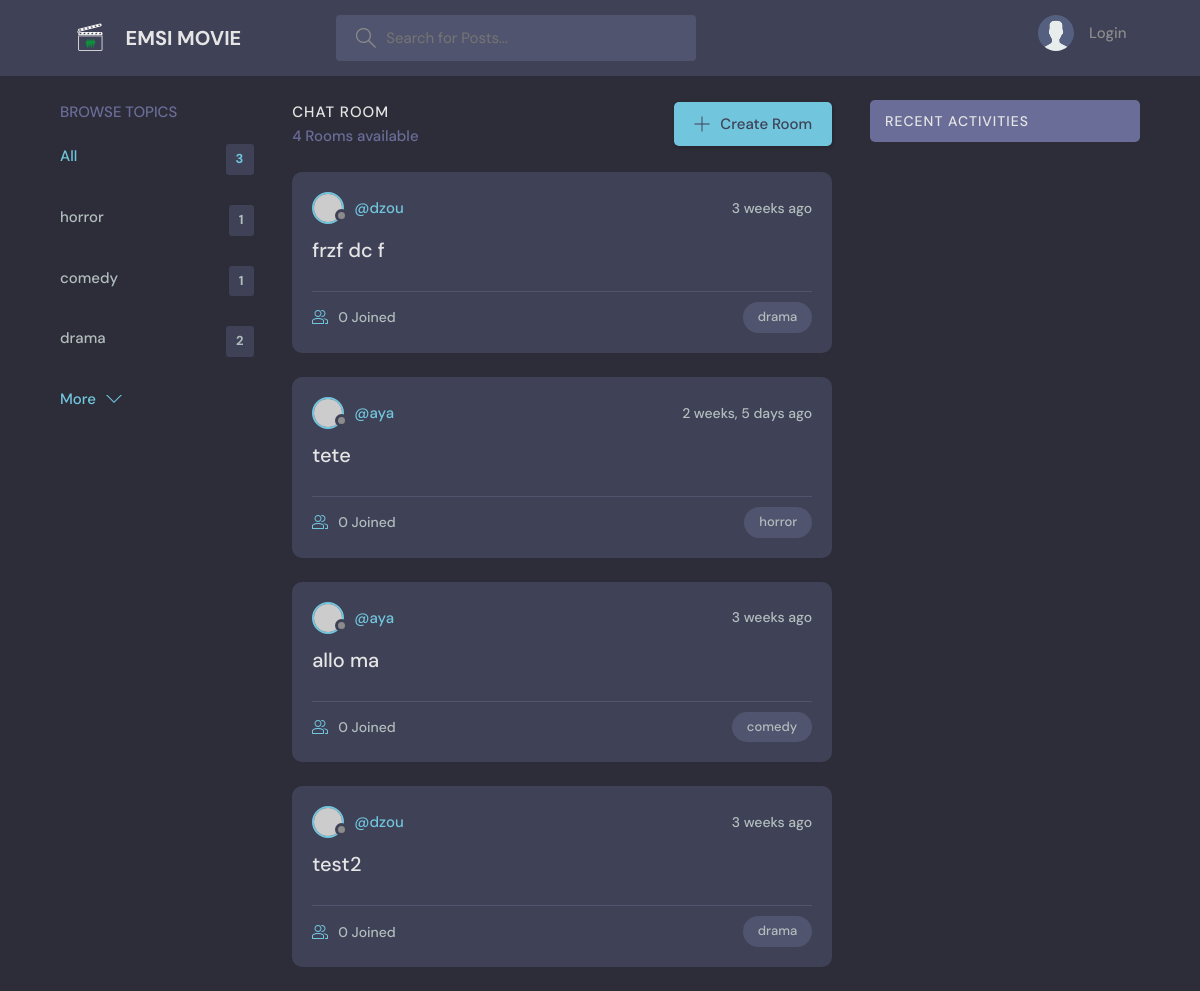
/, run on an earlier commit of the app's database.
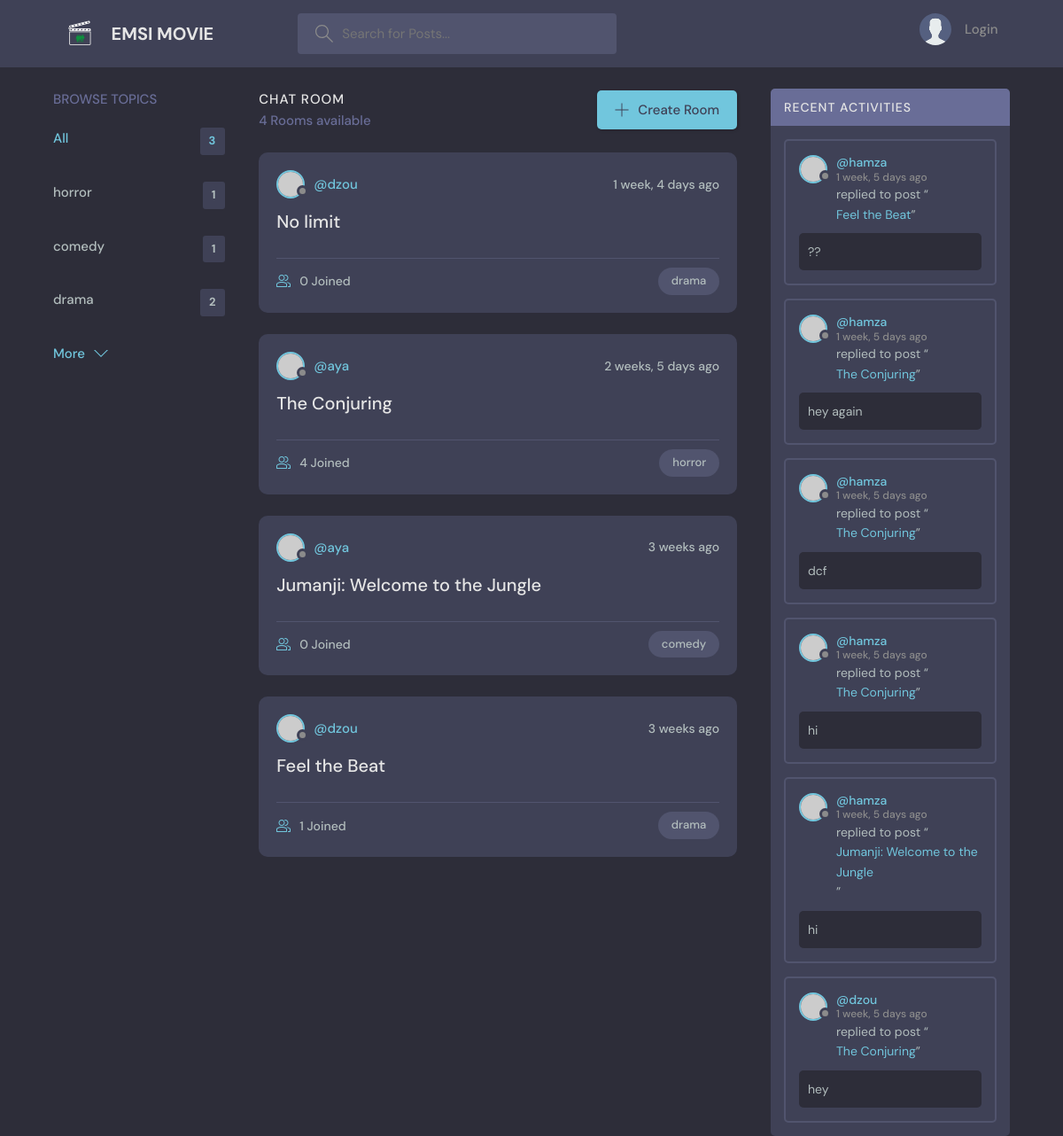
And on a later commit of the database.
### base/models.py (models this page shows, shortened)
class Topic(models.Model):
    name = models.CharField(max_length=200)

class Room(models.Model):
    host = models.ForeignKey(User, on_delete=models.SET_NULL, null=True)
    topic = models.ForeignKey(Topic, on_delete=models.SET_NULL, null=True)
    name = models.CharField(max_length=200)
    description = models.TextField(null=True, blank=True)
    participants =  models.ManyToManyField(
        User, related_name='participants', blank=True)
    updated = models.DateTimeField(auto_now=True)
    created = models.DateTimeField(auto_now_add=True)
    class Meta:
        ordering = [ '-updated', '-created'] #records will be sorted in descending order
    def __str__(self):
        return self.name

class Message(models.Model):
    user = models.ForeignKey(User, on_delete=models.CASCADE)
    room = models.ForeignKey(Room, on_delete=models.CASCADE) #models.SET_NULL
    body = models.TextField()
    updated = models.DateTimeField(auto_now=True)
    created = models.DateTimeField(auto_now_add=True)
    class Meta:
        ordering = [ '-updated', '-created']

### base/views.py (the view)
# urls.py: path('',views.home, name="home"),
def home(request):
    q = request.GET.get('q') if request.GET.get('q') != None else ''
    rooms = Room.objects.filter(
        Q(topic__name__icontains=q) |
        Q(name__icontains=q) |
        Q(description__icontains=q)
    )
    topics = Topic.objects.all()
    room_count = rooms.count()
    room_messages = Message.objects.filter(Q(room__topic__name__icontains=q))
    context = {'rooms': rooms, 'topics': topics,
    'room_count': room_count, 'room_messages': room_messages}
    return render(request, 'base/home.html',context )

### base/templates/base/home.html (shortened to what this page needs)
{% extends 'main.html' %} {% block content %}
<main class="layout layout--3">
  <div class="container">
    {% include 'base/topics_component.html'%}
    <div class="roomList">
      <div class="roomList__header">
        <div>
          <h2>Chat Room</h2>
          <p>{{room_count}} Rooms available</p>
        </div>
        <a class="btn btn--main" href="create-room">
          <svg
            version="1.1"
            xmlns="http://www.w3.org/2000/svg"
            width="32"
            height="32"
            viewBox="0 0 32 32"
          >
            <title>add</title>
            <path
              d="M16.943 0.943h-1.885v14.115h-14.115v1.885h14.115v14.115h1.885v-14.115h14.115v-1.885h-14.115v-14.115z"
            ></path>
          </svg>
          Create Room
        </a>
      </div>
      {% include 'base/feed_component.html' %}
    </div>
    {% include 'base/activity_component.html' %}
  </div>
</main>
{% endblock %}

### base/templates/base/topics_component.html
<div class="topics">
    <div class="topics__header">
      <h2>Browse Topics</h2>
    </div>
    <ul class="topics__list">
      <li>
        <a href="{% url 'home' %}" class="active">All <span>{{topics.count}}</span></a>
      </li>
        {% for topic in topics %}
      <li>
        <a href="{% url 'home' %}?q={{topic.name}}">{{topic.name}}<span>{{topic.room_set.all.count}}</span></a>
      </li>
      {% endfor %}
    </ul>
    <a class="btn btn--link" href="{% url 'topics' %}">
      More
      <svg version="1.1" xmlns="http://www.w3.org/2000/svg" width="32" height="32" viewBox="0 0 32 32">
        <title>chevron-down</title>
        <path d="M16 21l-13-13h-3l16 16 16-16h-3l-13 13z"></path>
      </svg>
    </a>
  </div>

### base/templates/base/feed_component.html (shortened to what this page needs)
{% for room in rooms %}
<div class="roomListRoom">
    <div class="roomListRoom__header">
      <a href="{% url 'user-profile' room.host.id %}" class="roomListRoom__author">
        <div class="avatar avatar--small">
          <img src="https://randomuser.me/api/portraits/women/11.jpg" />
        </div>
        <span>@{{room.host.username}}</span>
      </a>
      <div class="roomListRoom__actions">
        <span>{{room.created|timesince}} ago</span>
      </div>
    </div>
    <div class="roomListRoom__content">
      <a href="{% url 'room' room.id %}">{{room.name}}</a>
    </div>
    <div class="roomListRoom__meta">
      <a href="{% url 'room' room.id %}" class="roomListRoom__joined">
        {{room.participants.all.count}} Joined
      </a>
      <p class="roomListRoom__topic">{{room.topic.name}}</p>
    </div>
</div>
{% endfor %}

### base/templates/base/activity_component.html (shortened to what this page needs)
<div class="activities">
    <div class="activities__header">
      <h2>Recent Activities</h2>
    </div>
    {% for message in room_messages %}
    <div class="activities__box">
      <div class="activities__boxHeader roomListRoom__header">
        <a href="{% url 'user-profile' message.user.id %}" class="roomListRoom__author">
          <div class="avatar avatar--small">
            <img src="https://randomuser.me/api/portraits/women/11.jpg" />
          </div>
          <p>
            @{{message.user}}
            <span>{{message.created|timesince}} ago</span>
          </p>
        </a>
      </div>
      <div class="activities__boxContent">
        <p>replied to post “<a href="{% url 'room' message.room.id  %}">{{message.room}}</a>”</p>
        <div class="activities__boxRoomContent">
          {{message.body}}
        </div>
      </div>
    </div>
    {% endfor %}
  </div>

What changed in the data, as far as the page shows it:
removed Room: host.username "dzou", created "3 weeks", name "frzf dc f", participants.all.count "0", topic.name "drama"
added Room: host.username "dzou", created "1 week, 4 days", name "No limit", participants.all.count "0", topic.name "drama"
changed Room "horror": name "tete" → "The Conjuring"; participants.all.count "0" → "4"
changed Room "comedy": name "allo ma" → "Jumanji: Welcome to the Jungle"
changed Room: name "test2" → "Feel the Beat"; participants.all.count "0" → "1"
added Message: user "hamza", created "1 week, 5 days", room "Feel the Beat", body "??"
added Message: user "hamza", created "1 week, 5 days", room "The Conjuring", body "hey again"
added Message: user "hamza", created "1 week, 5 days", room "The Conjuring", body "dcf"
added Message: user "hamza", created "1 week, 5 days", room "The Conjuring", body "hi"
added Message: user "hamza", created "1 week, 5 days", room "Jumanji: Welcome to the Jungle", body "hi"
added Message: user "dzou", created "1 week, 5 days", room "The Conjuring", body "hey"
